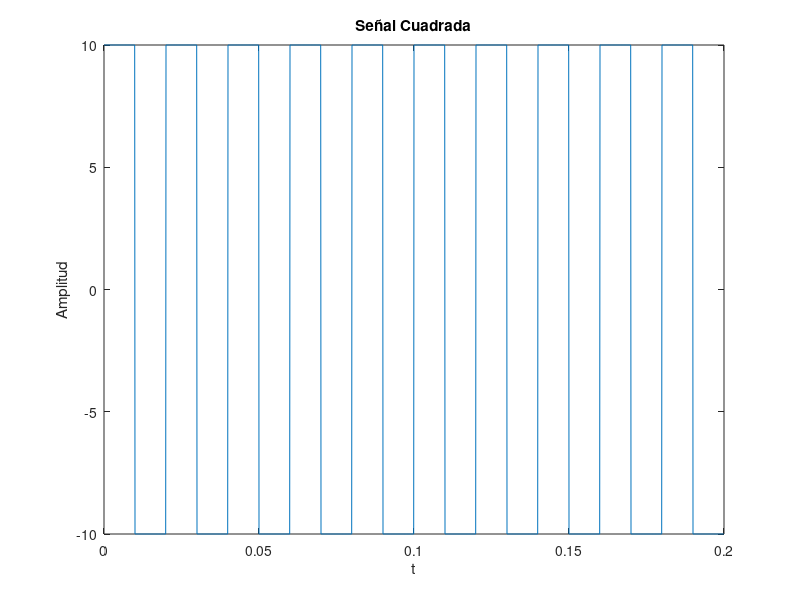
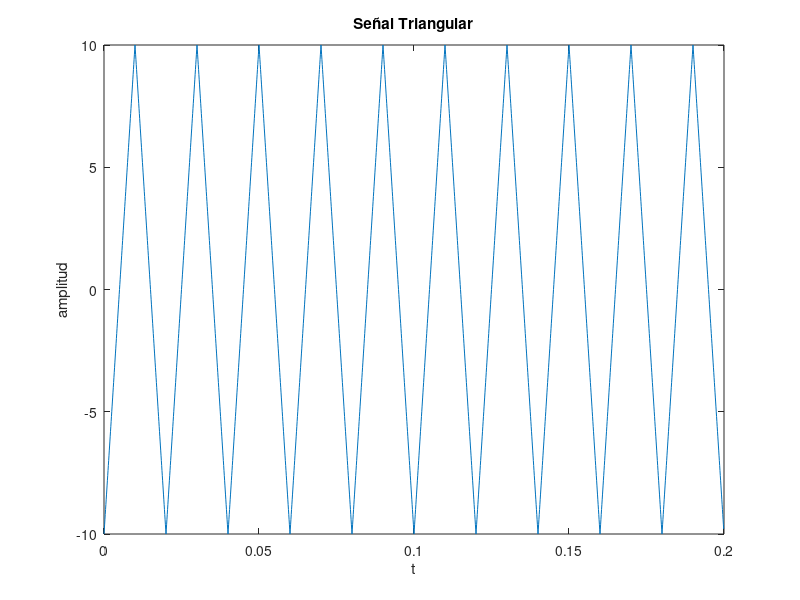

Write the MATLAB code that produced these figures, in order.
%%Ejercicio gráfica de funcion cuadrada
pkg load signal

% Genero parametros de simulacion
  % Genero parametros de simulacion
  fs = 10000;          % Frecuencia de muestreo
  t_dur = 0.2;         % Duración de la simulación en segundos
  N1 = fs*t_dur;       % Cantidad de muestras
  n1 = 0:N1-1;         % Ancho de muestreo
  t1 = n1/fs;          % tiempo en base a la frecuencia de muestreo


 % Parametros para las funciones
 A_in=10;
 F_in=50;

 a = square(2*pi*F_in*t1, 50) * A_in; %El 50 determina el DC
 b = sawtooth(2*pi*F_in*t1,0.5)* A_in; %%EL 0.5 determina la relacion de ancho
 plot(t1,a)
 title('Señal Cuadrada')
 xlabel('t')
 ylabel('Amplitud')
 figure;
 plot(t1,b)
 title('Señal Triangular')
 xlabel('t')
 ylabel('amplitud')
